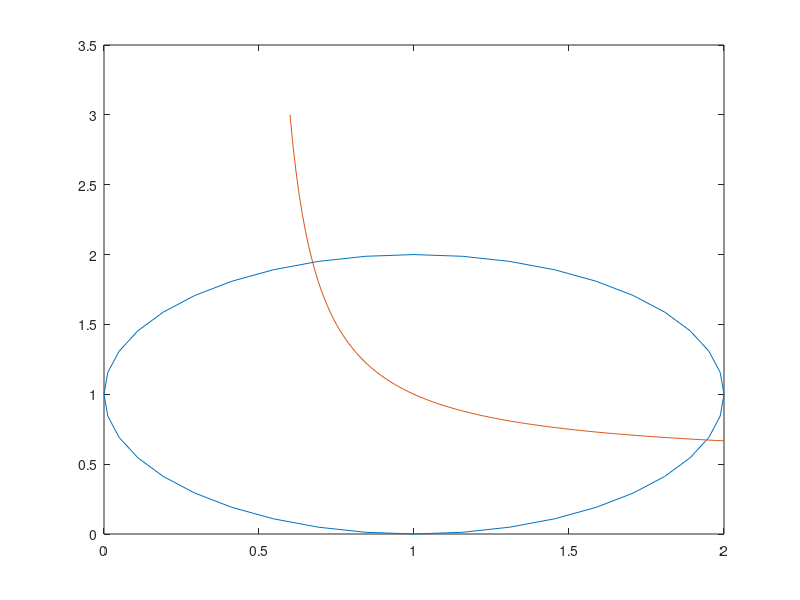

Reproduce this figure in MATLAB.
% inv(J)*[]

% f(x,y) = x^2+y^2-4;
% g(x,y) = x^2-y^2-1;
% x0     = [1.6,1.2];
% X_n+1 = Xn - inv(J)*F(Xn)

format long
f = @(x,y) x.^2+y.^2-4;
g = @(x,y) x.^2-y.^2-1;

% initial guess
X0 = [1.6; 1.2];

tol = 1e-4;
error = 1;
while(error > tol)
    x = X0(1); y = X0(2);
% Jacobian matrix
J = [2*x 2*y; 2*x -2*y];
X1 = X0 - J\[f(x,y); g(x,y)]
error = abs(X1-X0);
X0 = X1;
end

% In-class practice
disp("(1)");

f = @(x,y) x.^2 + y.^2 - 2*x - 2*y + 1;
g = @(x,y) -2*x*y + x + y;

% initial guesses: [0.6; 3], & [2;0.5]
X0 = [1.9; 0.6];
% X0 = [0.6; 1.9]; (another solution)

tol = 1e-8;
error = 1;
while(error > tol)
    x = X0(1); y = X0(2);
% Jacobian matrix
J = [2*x-2 2*y-2; -2*y+1 -2*x+1];
X1 = X0 - J\[f(x,y); g(x,y)]
error = abs(X1-X0);
X0 = X1;
end

% Plotting to make a rough guess
th = 0:pi/20:2*pi;
x = cos(th)+1; y = sin(th)+1;
plot(x,y);
hold on
xx = 0.6:0.01:2;
plot(xx,-xx./(1-2*xx));

disp("2");
f = @(x,y) x.^4+x*y+(1+y)^2;
fx = @(x,y) 4*x.^3+y;
fy = @(x,y) x+2*y+2;

% initial guess
X0 = [2; 3];

tol = 1e-8;
error = 1;
while(error > tol)
    x = X0(1); y = X0(2);
% Jacobian matrix
J = [12*x^2 1; 1 2];
X1 = X0 - J\[fx(x,y); fy(x,y)]
error = abs(X1-X0);
X0 = X1;
end